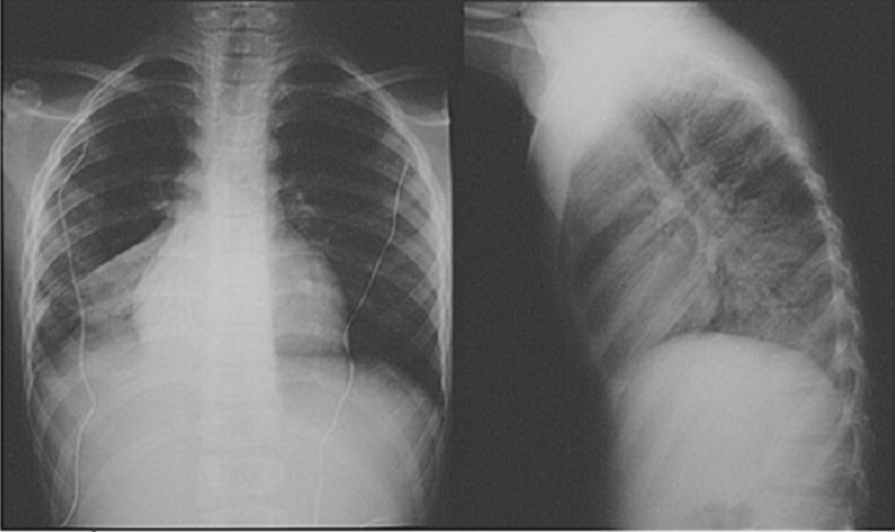
#> input picture 20200216_050257_982888_xquang-tim-phoi.max-1800x1800.png, 895 x 532 px, found by its file name
$ jupyter execute Medical_Image_Processing.ipynb
#> lines starting #> are read from the running program, lines starting #| are printed output that depends on the picture
# Bước 1: Import Thư viện (Library)

[cell 1]
import numpy as np
import cv2
import matplotlib.pyplot as plt

# Bước 2: Hàm Đọc và Tiền xử lý Ảnh 8-bit (Preprocess 8bit file)

[cell 2]
# Định nghĩa hàm để đọc ảnh xám 8-bit
def read_grayscale_8bit(path):
    """
    Đọc ảnh từ đường dẫn và trả về dưới dạng ảnh xám 8-bit (NumPy array).
    Ảnh đọc bởi cv2.imread với cờ IMREAD_GRAYSCALE đã là uint8 (0-255).
    """
    image = cv2.imread(path, cv2.IMREAD_GRAYSCALE)
#> image is the input picture: shape (532, 895); min 10, max 233, mean 110.5

    # image = cv2.resize(image, (500, 500)) # resize về 500x500

    return image

# Bước 3: Xử lý và Hiển thị Ảnh Gốc (Original)

[cell 3]
# Đường dẫn tới file ảnh 8-bit (JPG, PNG, etc.)
fpath = "/content/20200216_050257_982888_xquang-tim-phoi.max-1800x1800.png"

# Đọc ảnh bằng hàm đã định nghĩa
image_original_gray = read_grayscale_8bit(fpath)

# ---- Vẽ Ảnh Gốc và Histogram/CDF ----
plt.figure(figsize=(18, 4)) # Tạo cửa sổ đồ thị

# Ô 1: Hiển thị ảnh gốc
plt.subplot(1, 2, 1)       # Grid 1x2, ô thứ 1
plt.imshow(image_original_gray, cmap='gray') # Hiển thị ảnh xám
plt.title("Original Grayscale")
plt.axis("off")            # Ẩn trục tọa độ

# Ô 2: Hiển thị Histogram và CDF
plt.subplot(1, 2, 2)       # Grid 1x2, ô thứ 2

# Tính histogram
hist, bins = np.histogram(image_original_gray.flatten(), 256, [0, 256])
#> hist = 256 values, max 21173 at index 57, min 0 at index 0, mean 1859.9; bins = 257 values from 0 to 256

# Tính CDF
cdf = hist.cumsum()
#> cdf = 256 values from 0 to 476140

# Chuẩn hóa CDF để vẽ cùng tỷ lệ với histogram (chỉ để hiển thị)
cdf_normalized = cdf * float(hist.max()) / cdf.max()
#> cdf_normalized = 256 values from 0 to 21173

# Vẽ đồ thị
plt.plot(cdf_normalized, color = 'b') # Vẽ CDF (màu xanh)
plt.hist(image_original_gray.flatten(), 256, [0, 256], color = 'r') # Vẽ Histogram (màu đỏ)
plt.xlim([0, 256])                 # Giới hạn trục x từ 0 đến 256
plt.legend(('cdf','histogram'), loc = 'upper left') # Hiển thị chú thích
plt.title("Original Histogram & CDF")

# Hiển thị đồ thị
plt.show()
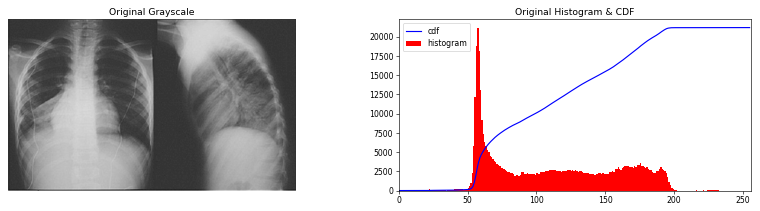
#> figure drawn by matplotlib, 2 panels; panel 2: tallest bar 21173 high, from x = 57 to 58; panel 2: curve peaks at x = 233, y = 21173

# Bước 4: Áp dụng và Hiển thị Histogram Equalization (HE)

[cell 4]
# ---- Thực hiện Histogram Equalization ----
img_he = cv2.equalizeHist(image_original_gray)
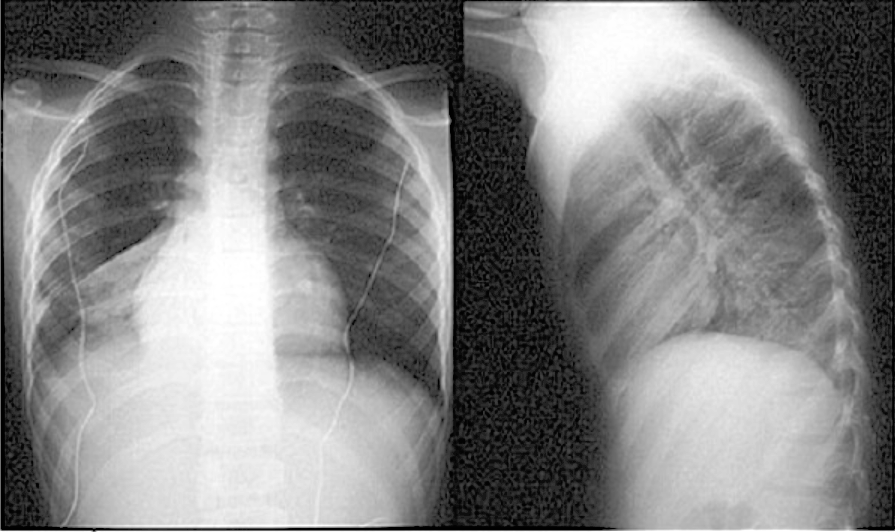
#> img_he: shape (532, 895); min 0, max 255, mean 129

# ---- Vẽ Ảnh sau HE và Histogram/CDF ----
plt.figure(figsize=(18, 4))

# Ô 1: Hiển thị ảnh sau HE
plt.subplot(1, 2, 1)
plt.imshow(img_he, cmap='gray')
plt.title("Histogram Equalization (HE)")
plt.axis("off")

# Ô 2: Hiển thị Histogram và CDF của ảnh sau HE
plt.subplot(1, 2, 2)
hist_he, bins_he = np.histogram(img_he.flatten(), 256, [0, 256])
#> hist_he = 256 values, max 21173 at index 35, min 0 at index 3, mean 1859.9; bins_he = 257 values from 0 to 256
cdf_he = hist_he.cumsum()
#> cdf_he = 256 values from 819 to 476140
cdf_normalized_he = cdf_he * float(hist_he.max()) / cdf_he.max()
#> cdf_normalized_he = 256 values from 36.42 to 21173
plt.plot(cdf_normalized_he, color = 'b')
plt.hist(img_he.flatten(), 256, [0, 256], color = 'r')
plt.xlim([0, 256])
plt.legend(('cdf','histogram'), loc = 'upper left')
plt.title("HE Histogram & CDF")

# Hiển thị đồ thị
plt.show()
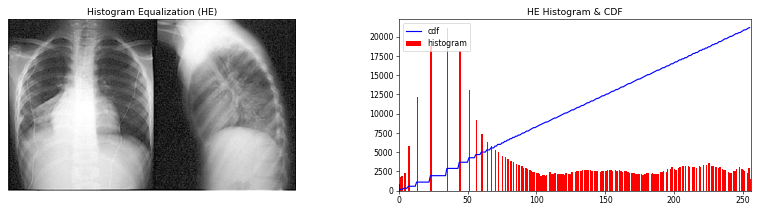
#> figure drawn by matplotlib, 2 panels; panel 2: tallest bar 21173 high, from x = 35 to 36; panel 2: curve peaks at x = 255, y = 21173

# Bước 5: Áp dụng và Hiển thị CLAHE

[cell 5]
# ---- Thực hiện CLAHE ----
# 1. Tạo đối tượng CLAHE
clahe = cv2.createCLAHE(clipLimit=2.0, tileGridSize=(8, 8)) # Tham số phổ biến

# clipLimit: Ngưỡng giới hạn độ tương phản. Giá trị cao hơn cho phép tương phản mạnh hơn nhưng có thể tăng nhiễu. 2.0 là giá trị khởi đầu tốt
# tileGridSize: Kích thước lưới các ô mà ảnh sẽ được chia ra để xử lý cục bộ. (8, 8) là một lựa chọn phổ biến.

# 2. Áp dụng CLAHE lên ảnh gốc
img_clahe = clahe.apply(image_original_gray)
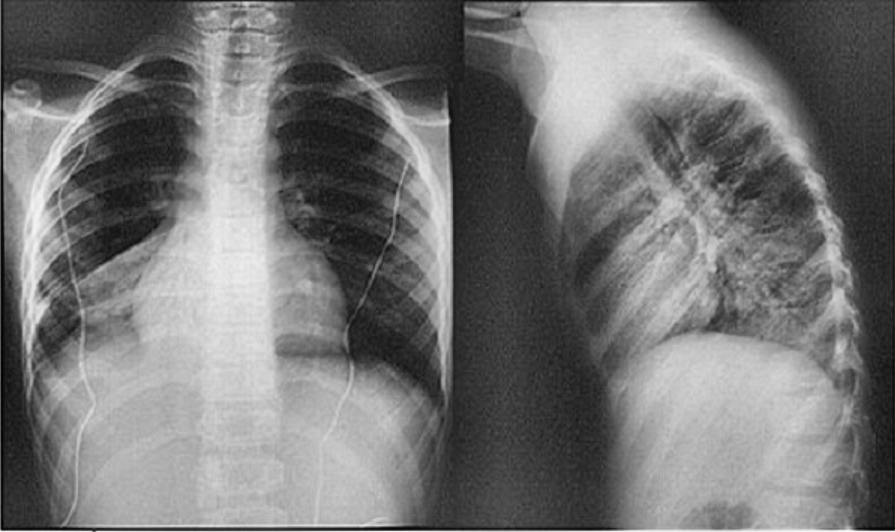
#> img_clahe: shape (532, 895); min 3, max 248, mean 116.2

# ---- Vẽ Ảnh sau CLAHE và Histogram/CDF ----
plt.figure(figsize=(18, 4))

# Ô 1: Hiển thị ảnh sau CLAHE
plt.subplot(1, 2, 1)
plt.imshow(img_clahe, cmap='gray')
plt.title("CLAHE")
plt.axis("off")

# Ô 2: Hiển thị Histogram và CDF của ảnh sau CLAHE
plt.subplot(1, 2, 2)
hist_clahe, bins_clahe = np.histogram(img_clahe.flatten(), 256, [0, 256])
#> hist_clahe = 256 values, max 5953 at index 52, min 0 at index 0, mean 1859.9; bins_clahe = 257 values from 0 to 256
cdf_clahe = hist_clahe.cumsum()
#> cdf_clahe = 256 values from 0 to 476140
cdf_normalized_clahe = cdf_clahe * float(hist_clahe.max()) / cdf_clahe.max()
#> cdf_normalized_clahe = 256 values from 0 to 5953
plt.plot(cdf_normalized_clahe, color = 'b')
plt.hist(img_clahe.flatten(), 256, [0, 256], color = 'r')
plt.xlim([0, 256])
plt.legend(('cdf','histogram'), loc = 'upper left')
plt.title("CLAHE Histogram & CDF")

# Hiển thị đồ thị
plt.show()
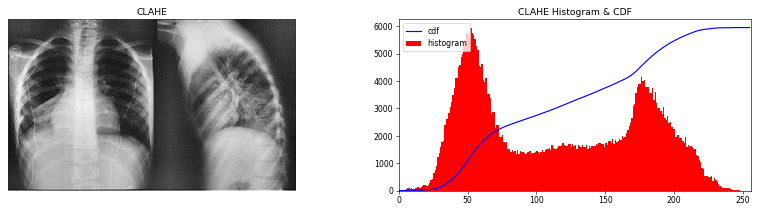
#> figure drawn by matplotlib, 2 panels; panel 2: tallest bar 5953 high, from x = 52 to 53; panel 2: curve peaks at x = 248, y = 5953

# Bước 6: So sánh Kết quả Cuối cùng

[cell 6]
# ---- So sánh 3 ảnh ----
plt.figure(figsize=(18, 6)) # Kích thước phù hợp để hiển thị 3 ảnh

# Ảnh 1: Gốc
plt.subplot(1, 3, 1)
plt.imshow(image_original_gray, cmap='gray')
plt.title("Original Grayscale")
plt.axis("off")

# Ảnh 2: HE
plt.subplot(1, 3, 2)
plt.imshow(img_he, cmap='gray')
plt.title("Histogram Equalization (HE)")
plt.axis("off")

# Ảnh 3: CLAHE
plt.subplot(1, 3, 3)
plt.imshow(img_clahe, cmap='gray')
plt.title("CLAHE")
plt.axis("off")

# Tự động điều chỉnh khoảng cách giữa các subplot cho đẹp
plt.tight_layout()
# Hiển thị đồ thị so sánh
plt.show()
